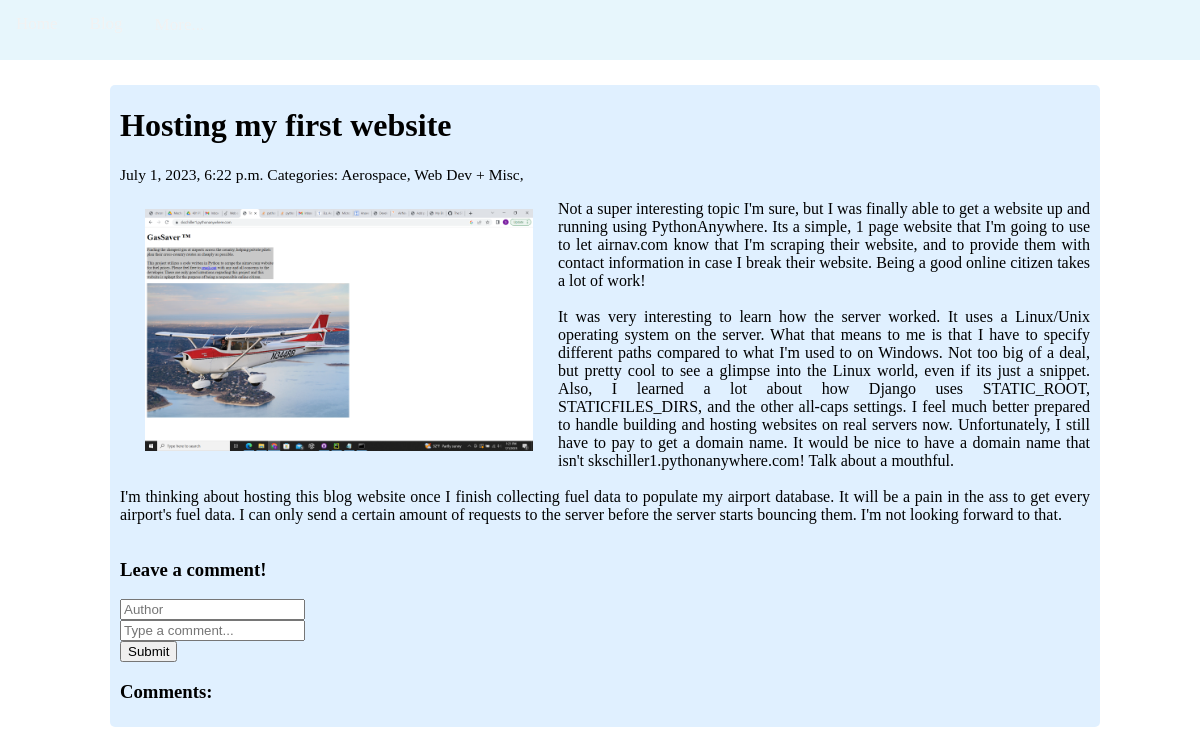
Page /blog/11/ on the committed database.
### blog/models.py (models this page shows)
class Post(models.Model):
    title = models.CharField(max_length=255)
    body = models.TextField()
    created_on = models.DateTimeField(auto_now_add=True)
    last_modified = models.DateTimeField(auto_now=True)
    categories = models.ManyToManyField("category", related_name="posts")
    image = models.ImageField(upload_to='images')
    class Meta:
        ordering = ['-created_on']

class Category(models.Model):
    name = models.CharField(max_length=20)
    caption = models.CharField(max_length=255)
    image = models.ImageField(upload_to='images')

### blog/views.py (the view, shortened to what this page needs)
# urls.py: path('<int:pk>/', views.blog_detail, name='blog_detail'),
def blog_detail(request, pk):
    post = Post.objects.get(pk=pk)
    image = post.image
    form = CommentForm()
    comments = Comment.objects.filter(post=post)
    context = {
        "post": post,
        "comments": comments,
        "form": form,
        "image": '<image src="{% static "' + str(image) + '" %} alt="img">'
    }
    return render(request, 'blog_detail.html', context)

### blog/forms.py
class CommentForm(forms.Form):
    author = forms.CharField(max_length=60, label="Author", widget=forms.TextInput(attrs={'placeholder': 'Author'}))
    body = forms.CharField(label="Comment", widget=forms.TextInput(attrs={'placeholder': 'Type a comment...'}))

### blog/templates/blog_detail.html (shortened to what this page needs)
{% extends 'base_generic.html' %}
{% block content %}
<div class="blog-container">
    <div class="blog-post">
    <h1>{{ post.title }}</h1>
        <div class="blog-post-subheader">
            <small>
                {{ post.created_on }}
                Categories:
                {% for category in post.categories.all %}
                <a href="{% url 'blog_category' category.name %}">
                    {{ category.name }},
                </a>
                {% endfor %}
            </small>
        </div>
    <div class="blog-post-content">
        <img class="blog-post-image" src="{{ post.image.url }}">
        <p>{{ post.body | linebreaksbr }}</p>
    </div>
    <div class="blog-post-comments">
        <h3>Leave a comment!</h3>
        <form action="/blog/{{ post.pk }}/" method="POST">
            <div class="form-group">
                {{ form.author }}
            </div>
            <div class="form-group">
                {{ form.body }}
            </div>
            <button type="submit" class="btn-primary">Submit</button>
        </form>
        <h3>Comments:</h3>
    </div>
    </div>
</div>
{% endblock %}

### myblogsite/static/style1.css (style rules this page uses)
body { background-image: url('IMG_5010.jpg'); background-position: top center; background-attachment: scroll; width: 100%; background-size: cover; background-repeat: no-repeat; margin: 0; display: grid; place-items: center; }
.blog-container { background-color: rgba(137, 207, 240,0); margin: 60px 50px 50px 60px; padding: 20px 50px 20px; text-align: center; }
.blog-post { background-color: rgba(224, 240, 255,.98); padding: 1px 10px 5px 10px; text-align: left; border-radius: 5px; margin-top: 5px; display:grid; }
.blog-post a { text-decoration: none; color: black; }
.blog-post p { text-align: justify; }
.blog-post-subheader { display: grid; font-size: 14pt; }
.blog-post-image { width: 40%; float: left; margin: 25px; object-position: center top; }

### rows in the picture
Post: title "Hosting my first website", created_on "July 1, 2023, 6:22 p.m.", image (picture), body "Not a super interesting topic I'm sure, but I was finally able to get a website up and running using PythonAnywhere. Its a simple, 1 page website that I'm going to use to let airnav.com know that I'm scraping their website, and to provide them with contact information in case I break their website. Being a good online citizen takes a lot of work! It was very interesting to learn how the server worked. It uses a Linux/Unix operating system on the server. What that means to me is that I have to specify different paths compared to what I'm used to on Windows. Not too big of a deal, but pretty cool to see a glimpse into the Linux world, even if its just a snippet. Also, I learned a lot about…"
Category: name "Aerospace"
Category: name "Web Dev + Misc"
